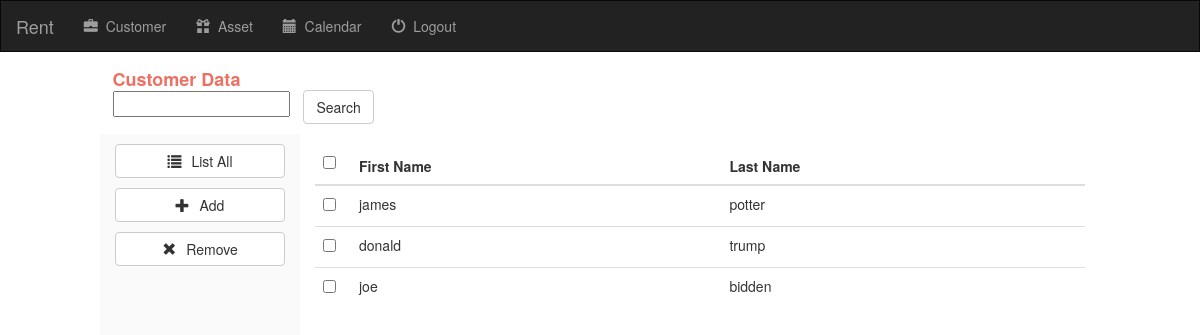
Page /CustomerData/ (signed in) on the committed database.
### CustomerData/models.py (models this page shows, shortened)
class Customer(models.Model):
	first_name = models.CharField(max_length = 250)
	last_name = models.CharField(max_length = 250)

### CustomerData/views.py (the view)
def index(request):
	if not request.user.is_authenticated():
		return render(request, 'login/login.html')
	search_list = Customer.objects.all()
	list = search_list
	temp = {}
	search_list2 = {}
	search_list3 = {}
	search_list4 = {}
	search_form = CustomerSearchForm()
	add_form = AddCustomerForm()
	if request.method == 'POST':
		if 'remove_button' in request.POST:
			deletelist = request.POST.getlist('items[]')
			for k in deletelist:
				Customer.objects.filter(id = k).delete()
			list = Customer.objects.all()
			context = {
				"add_form": add_form,
				"search_form": search_form,
				"list": list,
			}
			return render(request, 'CustomerData/index.html', context)
	else: #if request.method == 'GET'
		if 'search_form' in request.GET:
			search = request.GET.get('search', '')
			if search.isspace():
				search = '.'
			split_search = search.split()
			count = 0
			search = {}
			for x in split_search[:2]:
				search[count] = x
				count += 1
			search_list = Customer.objects.filter(first_name__icontains = search[0])
			temp = Customer.objects.exclude(first_name__icontains = search[0])
			if len(search) == 2:
				search_list2 = temp.filter(last_name__icontains = search[1])
				temp = temp.exclude(last_name__icontains = search[1])
				search_list3 = temp.filter(first_name__icontains = search[1])
				temp = temp.exclude(first_name__icontains = search[1])
				search_list4 = temp.filter(last_name__icontains = search[0])
			else:
				search_list2 = temp.filter(last_name__icontains = search[0])
			context = {
				"search_list" : search_list,
				"search_list2" : search_list2,
				"search_list3" : search_list3,
				"search_list4" : search_list4,
				"search_form": search_form,
				"add_form": add_form
			}
			return render(request, 'CustomerData/index.html', context)
		else:
			context = {
				"add_form": add_form,
				"search_form": search_form,
				"list": list
			}
			return render(request, 'CustomerData/index.html', context)

### CustomerData/views.py (shortened to what this page needs)
class AddCustomerForm(forms.Form):
	first_name = forms.CharField(max_length = 250)
	last_name = forms.CharField(max_length = 250)

class CustomerSearchForm(forms.Form):
	search = forms.CharField(max_length = 500, label="")

### CustomerData/templates/CustomerData/index.html (shortened to what this page needs)
{% extends 'template/template/base.html' %}
{% block body %}
<div class = "row container-fluid s">
	<div class = "col-md-1"></div>
	<div class = "col-md-7">
	<h4 id = "title"><strong>Customer Data</strong></h4>
	<form name = "form1" action = "." method = "GET" class= "ss">
		{{search_form}}
		<button type = "submit" name = "search_form" value = "search" class="btn btn-default search">Search</button>
	</form>
	</div>
	<div class = "col-md-3">
	</div>
	<div class = "col-md-1">
	</div>
</div>
<div class = "row container-fluid bb">
	<div class = "col-md-1"></div>
	<div class = "col-md-2 b">
		<a href="{% url 'CustomerData:index' %}"><button type = "submit" class = "btn btn-default btn-block"><span class="glyphicon glyphicon-list"></span>List All</button></a>
		<button type="button" data-toggle="modal" data-target="#addForm" class="btn btn-default btn-block"><span class="glyphicon glyphicon-plus"></span>Add</button>
		<form name = "form3" id = "form3" action = "." method = "POST">
			<button type = "submit" name = "remove_button" value = "remove" class= "btn btn-default btn-block"><span class="glyphicon glyphicon-remove"></span>Remove</button>
		</form>
	</div>
	<div class = "col-md-8 checkbox tablew">
	<table class = "table table-responsive table-hover">
	<col width = "20">
		<thead>
			<th><label><input type = "checkbox" id="selectall" value=""/></label></th>
			<th>First Name</th>
			<th>Last Name</th>
		</thead>
		<tbody id = "list">
			{% for customer in list %}
			<tr style="cursor: pointer">
					<td><label><input type = "checkbox" form = "form3" class="remove" value="{{customer.id}}" name = "items[]"/></label></td>
					<td class = 'linkrow' data-href="{% url 'CustomerData:detail' customer.id %}" >{{customer.first_name}}</td>
					<td class = 'linkrow' data-href="{% url 'CustomerData:detail' customer.id %}" >{{customer.last_name}}</td>
			</tr>
			{% endfor %}
		</tbody>
	</table>
	</div>
	<div class = "col-md-1"></div>
</div>
{% endblock %}

### CustomerData/static/CustomerData/css/stylesheet.css (style rules this page uses)
div.bb { min-height: 60%; height: 100%; }
div.b { background-color: #FAFAFA; height: 100%; }
.tablew { height: 100%; }
div.s { width: 100%; background-color: ; padding-top: 7px; padding-bottom: 10px; margin-bottom: 0px; }
button.btn-block { margin-top: 10px; margin-bottom: 10px; }
button.search { margin-left: 10px; }
.glyphicon-list, .glyphicon-plus, .glyphicon-remove { padding-right: 10px; }
#title { color: #EC7063; }
h4 { margin-bottom: 0px; padding-bottom: 0px; }
form.ss { margin-top: 0px; padding-top: 0px; }
html, body { height: 100%; min-height: 100%; }

### rows in the picture
Customer: first_name "james", last_name "potter"
Customer: first_name "donald", last_name "trump"
Customer: first_name "joe", last_name "bidden"
